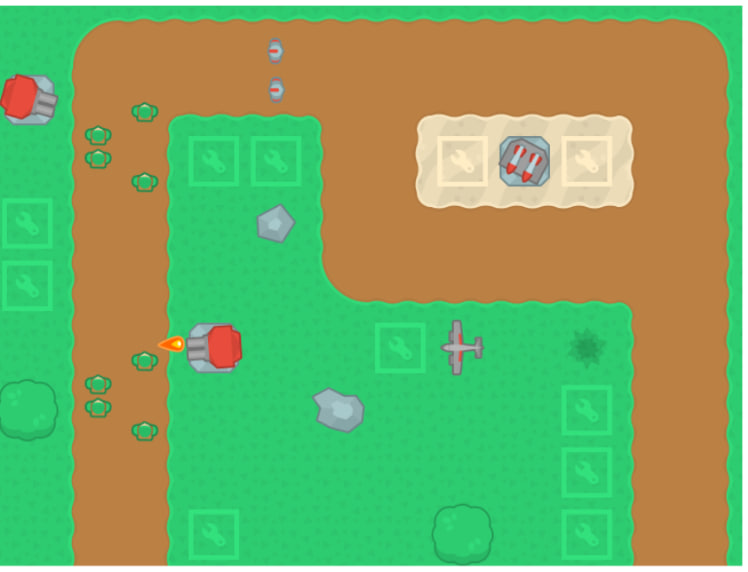
#> input picture kenney_tower-defense-top-down/smaple.jpg, 748 x 572 px, found by its file name
$ python analyze_tiles.py
#> lines starting #> are read from the running program, lines starting #| are printed output that depends on the picture
import os
import numpy as np
from PIL import Image
import json

base_path = r"C:\Users\nikim\OneDrive\Desktop\proj4\kenney_tower-defense-top-down\PNG\Default size"
sample_path = r"C:\Users\nikim\OneDrive\Desktop\proj4\kenney_tower-defense-top-down\smaple.jpg"
output_path = r"C:\Users\nikim\OneDrive\Desktop\proj4\kenney_tower-defense-top-down\Sample_new.png"

TILE_SIZE = 64

def load_all_tiles():
    """Load all tiles and create a dictionary"""
    tiles = {}
    for i in range(300):
        tile_path = os.path.join(base_path, f'towerDefense_tile{i:03d}.png')
        if os.path.exists(tile_path):
            tile = Image.open(tile_path).convert('RGBA')
            tile = tile.resize((TILE_SIZE, TILE_SIZE), Image.Resampling.LANCZOS)
            tiles[i] = np.array(tile)
    return tiles

def extract_tile_from_image(image, x, y, tile_size):
    """Extract a single tile from an image at grid position x, y"""
    left = x * tile_size
    top = y * tile_size
    right = left + tile_size
    bottom = top + tile_size

    if right > image.width or bottom > image.height:
        return None

    tile = image.crop((left, top, right, bottom))
    return np.array(tile.convert('RGBA'))

# [14 lines left out: function calculate_similarity, not called in this run]

def find_best_matching_tile(sample_tile, all_tiles):
    """Find the best matching tile from our tile set"""
    best_match = None
    best_similarity = 0

    for tile_num, tile_array in all_tiles.items():
        similarity = calculate_similarity(sample_tile, tile_array)
        if similarity > best_similarity:
            best_similarity = similarity
            best_match = tile_num

    return best_match, best_similarity

def analyze_sample():
    """Analyze the sample image tile by tile"""
    print("Loading sample image...")
    sample = Image.open(sample_path)
#> sample is the input picture: PIL image 748x572 RGB; mean R, G, B 122.2, 171.5, 100.7

    print("Loading all tiles...")
    all_tiles = load_all_tiles()
    print(f"Loaded {len(all_tiles)} tiles")

    # Calculate grid dimensions
    grid_width = sample.width // TILE_SIZE
#> grid_width = 11
    grid_height = sample.height // TILE_SIZE
#> grid_height = 8

    print(f"Sample dimensions: {sample.width}x{sample.height}")
#| Sample dimensions: 748x572
    print(f"Grid size: {grid_width}x{grid_height} tiles")
#| Grid size: 11x8 tiles

    # Analyze each tile position
    grid_mapping = []

    for y in range(grid_height):
        row = []
        for x in range(grid_width):
            sample_tile = extract_tile_from_image(sample, x, y, TILE_SIZE)
            if sample_tile is not None:
                best_tile, similarity = find_best_matching_tile(sample_tile, all_tiles)
                row.append({
                    'tile': best_tile,
                    'similarity': round(similarity, 3)
                })
                print(f"Position ({x},{y}): Tile {best_tile:03d} (similarity: {similarity:.3f})")
            else:
                row.append({'tile': None, 'similarity': 0})
        grid_mapping.append(row)
#> this loop made 1 pass
#> pass 1, in extract_tile_from_image, `tile = image.crop((left, top, right, bottom))`:
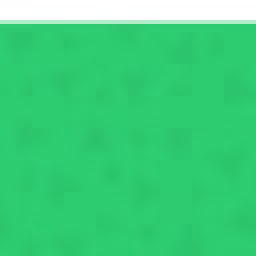
#> tile: PIL image 64x64 RGB (shown 4 times larger); mean R, G, B 63.4, 207, 124
#> after the loop, grid_mapping = []

    return grid_mapping, grid_width, grid_height

# [62 lines left out: functions create_recreation_from_mapping, compare_images, not called in this run]

if __name__ == "__main__":
    print("=== Analyzing Sample Image ===")
#> (the run stopped early here; a loop or call above may not have finished)
